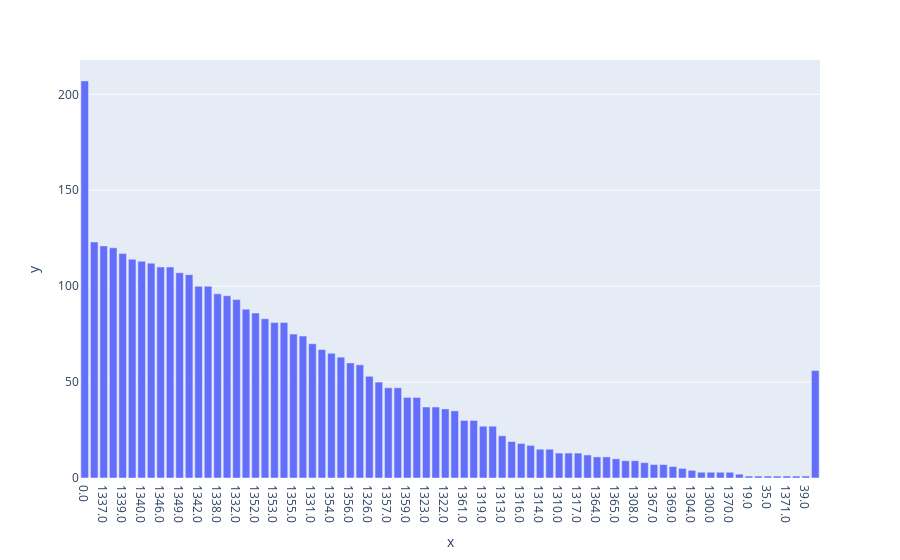

Notebook code for this chart:
### Code cell
# plot bar chart of Family column (x values, y counts)
stats = df[col_name].value_counts().to_dict()
stats = {str(k): v for k, v in stats.items()}
stats['nan'] = df[col_name].isna().sum()
fig = px.bar(x=list(stats.keys()), y=list(stats.values()))
fig.show()

### Figure 1 — Plotly figure (JSON) as saved in the notebook; plotly's stock layout.template omitted (floating-point values rounded to 4 significant figures)
{"data": [{"alignmentgroup": "True", "hovertemplate": "x=%{x}<br>y=%{y}<extra></extra>", "legendgroup": "", "marker": {"color": "#636efa", "pattern": {"shape": ""}}, "name": "", "offsetgroup": "", "orientation": "v", "showlegend": false, "textposition": "auto", "type": "bar", "x": ["0.0", "1345.0", "1337.0", "1341.0", "1339.0", "1336.0", "1340.0", "1343.0", "1346.0", "1344.0", "1349.0", "1347.0", "1342.0", "1348.0", "1338.0", "1350.0", "1332.0", "1335.0", "1352.0", "1333.0", "1353.0", "1351.0", "1355.0", "1334.0", "1331.0", "1330.0", "1354.0", "1329.0", "1356.0", "1328.0", "1326.0", "1327.0", "1357.0", "1358.0", "1359.0", "1360.0", "1323.0", "1325.0", "1322.0", "1321.0", "1361.0", "1324.0", "1319.0", "1320.0", "1313.0", "1363.0", "1316.0", "1315.0", "1314.0", "1362.0", "1310.0", "1318.0", "1317.0", "1366.0", "1364.0", "1311.0", "1365.0", "1312.0", "1308.0", "1309.0", "1367.0", "1306.0", "1369.0", "1305.0", "1304.0", "1368.0", "1300.0", "1307.0", "1370.0", "1303.0", "19.0", "1968.0", "35.0", "1302.0", "1371.0", "13337.0", "39.0", "nan"], "xaxis": "x", "y": [207, 123, 121, 120, 117, 114, 113, 112, 110, 110, 107, 106, 100, 100, 96, 95, 93, 88, 86, 83, 81, 81, 75, 74, 70, 67, 65, 63, 60, 59, 53, 50, 47, 47, 42, 42, 37, 37, 36, 35, 30, 30, 27, 27, 22, 19, 18, 17, 15, 15, 13, 13, 13, 12, 11, 11, 10, 9, 9, 8, 7, 7, 6, 5, 4, 3, 3, 3, 3, 2, 1, 1, 1, 1, 1, 1, 1, 56], "yaxis": "y"}], "layout": {"barmode": "relative", "legend": {"tracegroupgap": 0}, "margin": {"t": 60}, "xaxis": {"anchor": "y", "domain": [0, 1], "title": {"text": "x"}}, "yaxis": {"anchor": "x", "domain": [0, 1], "title": {"text": "y"}}}}
